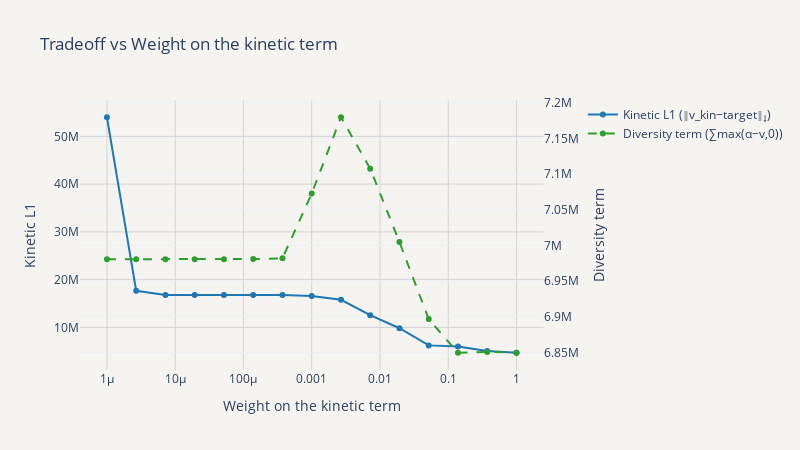

The cell this chart's notebook holds for it:
### Code cell
# ---- one figure, two subplots, each has two y-axes, log-scaled x ----
fig = make_subplots(specs=[[{"secondary_y": True}]])
fig.add_trace(go.Scatter(x=w_kinetics_grid, y=kin_vals,  mode="lines+markers",
                         name="Kinetic L1 (‖v_kin−target‖₁)", line=dict(color="#1f77b4")),
              secondary_y=False)
fig.add_trace(go.Scatter(x=w_kinetics_grid, y=diversity_vals, mode="lines+markers",
                         name="Diversity term (∑max(α−v,0))", line=dict(dash="dash", color="rgba(44, 160, 44, 1)")),
              secondary_y=True)

fig.update_xaxes(title_text="Weight on the kinetic term", type="log")
fig.update_yaxes(title_text="Kinetic L1", secondary_y=False)
fig.update_yaxes(title_text="Diversity term", secondary_y=True)
fig.update_layout(title="Tradeoff vs Weight on the kinetic term",
                  template='plotly_white',
                  paper_bgcolor='#f6f4f1', plot_bgcolor='#f6f4f1',
                  xaxis=dict(
                      gridcolor='lightgray'  # Set x-axis grid color
                  ),
                  yaxis=dict(
                      gridcolor='lightgray'  # Set y-axis grid color
                  ),
                  width=800, height=450)
fig.show()
fig.write_image("/Users/HeenaSaqib/dev/vEcoli/notebooks/Heena notebooks/Metabolism_New Genes/out/flow_partition/FBA_sweep_kinetic_a.png", scale=3)

### Figure 1 — Plotly figure (JSON) as saved in the notebook; plotly's stock layout.template omitted (floating-point values rounded to 4 significant figures)
{"data": [{"line": {"color": "#1f77b4"}, "mode": "lines+markers", "name": "Kinetic L1 (‖v_kin−target‖₁)", "x": [1e-06, 2.683e-06, 7.197e-06, 1.931e-05, 5.179e-05, 0.0001389, 0.0003728, 0.001, 0.002683, 0.007197, 0.01931, 0.05179, 0.1389, 0.3728, 1.0], "y": [54000000.0, 17670000.0, 16810000.0, 16810000.0, 16810000.0, 16810000.0, 16800000.0, 16570000.0, 15780000.0, 12560000.0, 9825000.0, 6239000.0, 5997000.0, 5057000.0, 4696000.0], "type": "scatter", "xaxis": "x", "yaxis": "y"}, {"line": {"color": "rgba(44, 160, 44, 1)", "dash": "dash"}, "mode": "lines+markers", "name": "Diversity term (∑max(α−v,0))", "x": [1e-06, 2.683e-06, 7.197e-06, 1.931e-05, 5.179e-05, 0.0001389, 0.0003728, 0.001, 0.002683, 0.007197, 0.01931, 0.05179, 0.1389, 0.3728, 1.0], "y": [6981000.0, 6981000.0, 6981000.0, 6981000.0, 6981000.0, 6981000.0, 6982000.0, 7073000.0, 7180000.0, 7108000.0, 7005000.0, 6897000.0, 6850000.0, 6851000.0, 6850000.0], "type": "scatter", "xaxis": "x", "yaxis": "y2"}], "layout": {"xaxis": {"anchor": "y", "domain": [0.0, 0.94], "title": {"text": "Weight on the kinetic term"}, "type": "log", "gridcolor": "lightgray"}, "yaxis": {"anchor": "x", "domain": [0.0, 1.0], "title": {"text": "Kinetic L1"}, "gridcolor": "lightgray"}, "yaxis2": {"anchor": "x", "overlaying": "y", "side": "right", "title": {"text": "Diversity term"}}, "title": {"text": "Tradeoff vs Weight on the kinetic term"}, "paper_bgcolor": "#f6f4f1", "plot_bgcolor": "#f6f4f1", "width": 800, "height": 450}}
